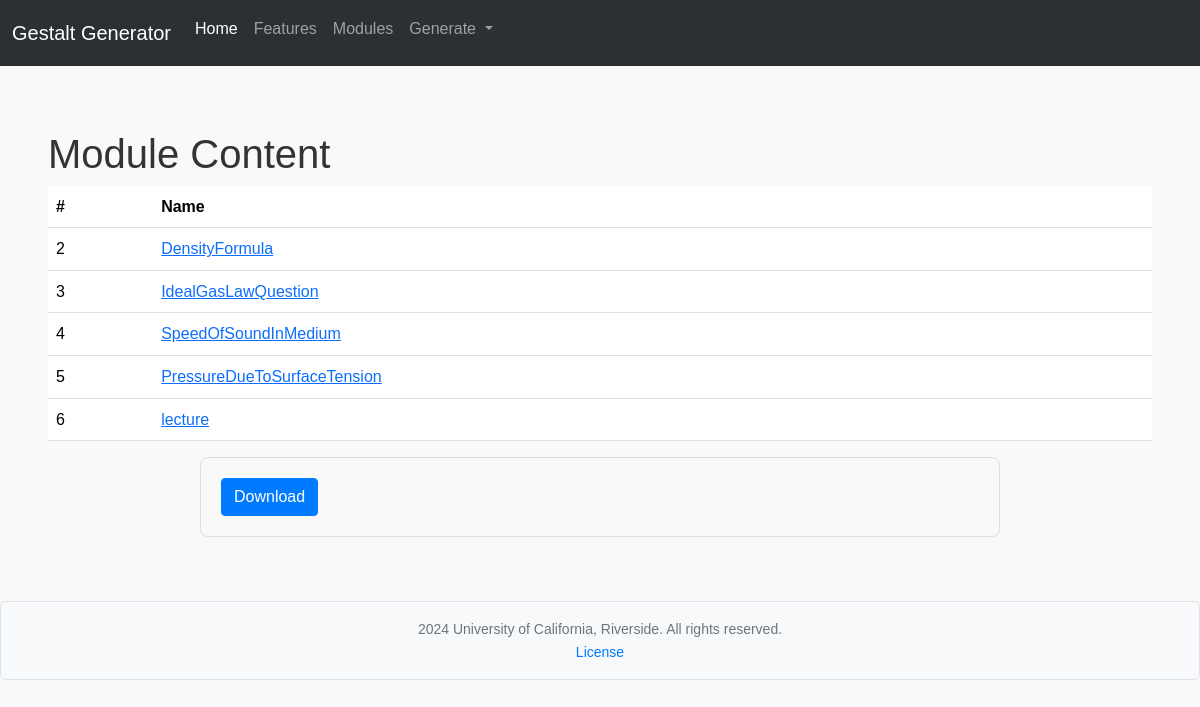
Page /retrieve_modules/Module_2 on the committed database.
### app/db_models/models.py (models this page shows, shortened)
class Folder(db.Model):
    id = db.Column(db.Integer, primary_key=True)
    name = db.Column(db.String(256), nullable=False)
    files = db.relationship('File', backref='folder', lazy=True)
    module_id = db.Column(db.Integer, db.ForeignKey('edu_module.id'), nullable=False)

### app/routes/module_retrieval/module_retrieval.py (the view)
@module_retrieval_bp.route("/retrieve_modules/<module_name>_<module_id>", methods=['GET', 'POST'])
def view_module_details(module_name,module_id):
    module = EduModule.query.filter_by(id=module_id).first()
    folder_data = []
    for folder in module.folders:
        folder_data.append({
            'id': folder.id,
            'folder_name': folder.name,
        })
    print(f"This is the folder data {folder_data}")
    session["folder_data"] = folder_data
    return render_template("module_content.html", module_name = module.name,folder_data=folder_data,module_id = module_id)

### app/templates/module_content.html
{% extends "base.html" %}
{% block content %}
<h1>Module Content</h1>
<table class="table">
    <thead>
        <tr>
            <th scope="col">#</th>
            <th scope="col">Name</th>
        </tr>
    </thead>
    <tbody>
        {% for folder in folder_data %}
        <tr>
            <td>{{ folder.id }}</td>
            <td><a href="{{ url_for('quiz_overview_bp.module_details', module_name=module_name, folder_name=folder.folder_name, folder_id=folder.id) }}">{{ folder.folder_name }}</a></td>
        </tr>
        {% endfor %}
    </tbody>
</table>
<div class = "container">
    <a href="{{ url_for('quiz_overview_bp.download_all_modules', folder_data=folder_data) }}" class="btn btn-primary" tabindex="-1" role="button" aria-disabled="true">Download</a>
</div>
{% endblock %}

### app/static/css/my_styles.css (style rules this page uses)
html, body { font-family: Arial, sans-serif; line-height: 1.6; color: #333; margin: 0; height:100%; }
.btn { display: inline-block; font-weight: 400; text-align: center; white-space: nowrap; vertical-align: middle; user-select: none; border: 1px solid transparent; padding: 0.375rem 0.75rem; font-size: 1rem; line-height: 1.5; border-radius: 0.25rem; transition: color 0.15s ease-in-out, background-color 0.15s ease-in-out, border-color 0.15s ease-in-out, box-shadow 0.15s ease-in-out; }
.btn-primary { color: #fff; background-color: #007bff; border-color: #007bff; }
.container { max-width: 800px; margin: auto; padding: 20px; border: 1px solid #ddd; border-radius: 8px; background-color: #f9f9f9; }

### app/static/css/quiz_styles.css (style rules this page uses)
body { font-family: Arial, sans-serif; margin: 20px; background-color: #f9f9f9; }
body, div, form, fieldset, legend, p, label { margin: 0; padding: 0; box-sizing: border-box; }

### rows in the picture
Folder: id "2", folder_name "DensityFormula"
Folder: id "3", folder_name "IdealGasLawQuestion"
Folder: id "4", folder_name "SpeedOfSoundInMedium"
Folder: id "5", folder_name "PressureDueToSurfaceTension"
Folder: id "6", folder_name "lecture"
